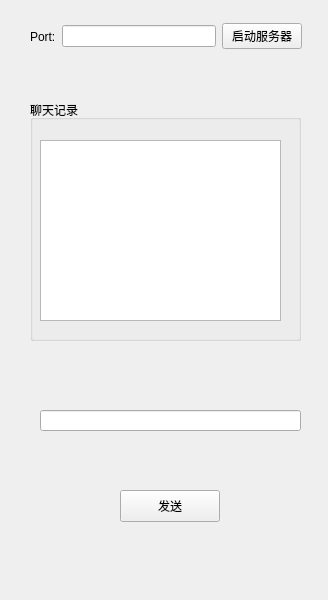
<?xml version="1.0" encoding="UTF-8"?>
<ui version="4.0">
 <class>Widget</class>
 <widget class="QWidget" name="Widget">
  <property name="geometry">
   <rect>
    <x>0</x>
    <y>0</y>
    <width>328</width>
    <height>600</height>
   </rect>
  </property>
  <property name="windowTitle">
   <string>Widget</string>
  </property>
  <widget class="QGroupBox" name="groupBox">
   <property name="geometry">
    <rect>
     <x>30</x>
     <y>100</y>
     <width>271</width>
     <height>241</height>
    </rect>
   </property>
   <property name="title">
    <string>聊天记录</string>
   </property>
   <widget class="QPlainTextEdit" name="plainTextEditMessage">
    <property name="geometry">
     <rect>
      <x>10</x>
      <y>40</y>
      <width>241</width>
      <height>181</height>
     </rect>
    </property>
   </widget>
  </widget>
  <widget class="QLineEdit" name="lineEditMessage">
   <property name="geometry">
    <rect>
     <x>40</x>
     <y>410</y>
     <width>261</width>
     <height>21</height>
    </rect>
   </property>
  </widget>
  <widget class="QPushButton" name="buttonSend">
   <property name="geometry">
    <rect>
     <x>120</x>
     <y>490</y>
     <width>100</width>
     <height>32</height>
    </rect>
   </property>
   <property name="text">
    <string>发送</string>
   </property>
  </widget>
  <widget class="QWidget" name="">
   <property name="geometry">
    <rect>
     <x>30</x>
     <y>20</y>
     <width>272</width>
     <height>33</height>
    </rect>
   </property>
   <layout class="QHBoxLayout" name="horizontalLayout">
    <item>
     <widget class="QLabel" name="label">
      <property name="text">
       <string>Port:</string>
      </property>
     </widget>
    </item>
    <item>
     <widget class="QLineEdit" name="lineEditPort"/>
    </item>
    <item>
     <widget class="QPushButton" name="buttonStartServer">
      <property name="text">
       <string>启动服务器</string>
      </property>
     </widget>
    </item>
   </layout>
  </widget>
 </widget>
 <resources/>
 <connections/>
</ui>
